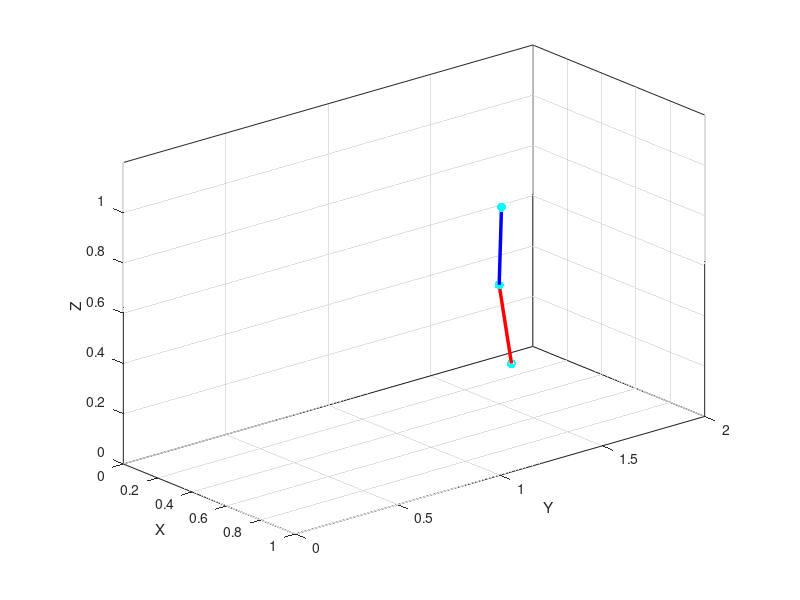
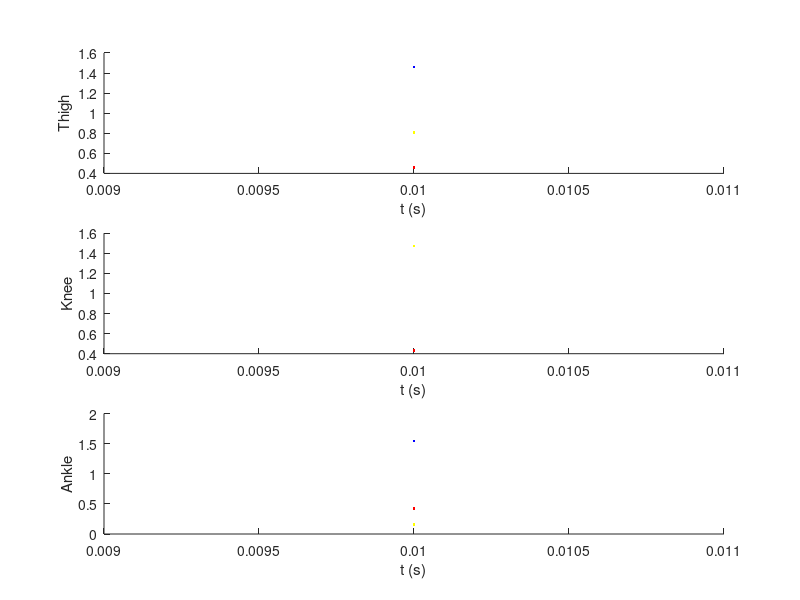

Source code (MATLAB) for these figures, in order: (Note: this script raises an error after producing the figures.)
clear all; clc; close all;
%% load data
load DataBase_KneeFlexion_mocap ankle_position_mocap knee_position_mocap thigh_position_mocap mocap_time triggerBound_mocap
ankle_position_mocap = ankle_position_mocap(triggerBound_mocap(1):end,:)/1000;
knee_position_mocap = knee_position_mocap(triggerBound_mocap(1):end,:)/1000;
thigh_position_mocap = thigh_position_mocap(triggerBound_mocap(1):end,:)/1000;
%% declare some values
dataNum = size(ankle_position_mocap,1);
buffSize = 1000;
buffAnkle = [];
buffThigh = [];
buffKnee = [];
fHandle1 = figure(1);
XPoints = [ankle_position_mocap(1,1),knee_position_mocap(1,1),thigh_position_mocap(1,1)];
YPoints = [ankle_position_mocap(1,2),knee_position_mocap(1,2),thigh_position_mocap(1,2)];
ZPoints = [ankle_position_mocap(1,3),knee_position_mocap(1,3),thigh_position_mocap(1,3)];
%% generate animation
segmentHandle1 = line(XPoints(1:2),YPoints(1:2),ZPoints(1:2),'color','r','LineWidth',2.5);
segmentHandle2 = line(XPoints(2:3),YPoints(2:3),ZPoints(2:3),'color','b','LineWidth',2.5);
pointsHandle = line(XPoints,YPoints,ZPoints,'Marker','.','MarkerSize',20,'LineStyle','none','Color','c');
axis equal
box on
grid on
axisValue = [0 1 0 2 0 1.2];
viewPoint = [50 20];
set(fHandle1,'Position',[403 20 1120 840])
xlabel('X')
ylabel('Y')
zlabel('Z')
fHandle2 = figure(2);
set(fHandle2,'Position',[900 20 1120 840])
subplot(311)
positionThighHandle1 = line(mocap_time(1),thigh_position_mocap(1,1),'LineStyle','-','Color','r');
positionThighHandle2 = line(mocap_time(1),thigh_position_mocap(1,2),'LineStyle','-','Color','b');
positionThighHandle3 = line(mocap_time(1),thigh_position_mocap(1,3),'LineStyle','-','Color','y');
xlabel('t (s)')
ylabel('Thigh')
subplot(312)
positionKneeHandle1 = line(mocap_time(1),knee_position_mocap(1,1),'LineStyle','-','Color','r');
positionKneeHandle2 = line(mocap_time(1),knee_position_mocap(1,2),'LineStyle','-','Color','b');
positionKneeHandle3 = line(mocap_time(1),knee_position_mocap(1,2),'LineStyle','-','Color','y');
xlabel('t (s)')
ylabel('Knee')
subplot(313)
positionAnkleHandle1 = line(mocap_time(1),ankle_position_mocap(1,1),'LineStyle','-','Color','r');
positionAnkleHandle2 = line(mocap_time(1),ankle_position_mocap(1,2),'LineStyle','-','Color','b');
positionAnkleHandle3 = line(mocap_time(1),ankle_position_mocap(1,3),'LineStyle','-','Color','y');
xlabel('t (s)')
ylabel('Ankle')
for i=1:dataNum
    if mod(i,8)==1
        figure(fHandle1)
        XPoints = [ankle_position_mocap(i,1),knee_position_mocap(i,1),thigh_position_mocap(i,1)];
        YPoints = [ankle_position_mocap(i,2),knee_position_mocap(i,2),thigh_position_mocap(i,2)];
        ZPoints = [ankle_position_mocap(i,3),knee_position_mocap(i,3),thigh_position_mocap(i,3)];
        set(segmentHandle1,'XData',XPoints(1:2),'YData',YPoints(1:2),'ZData',ZPoints(1:2));
        set(segmentHandle2,'XData',XPoints(2:3),'YData',YPoints(2:3),'ZData',ZPoints(2:3));
        set(pointsHandle,'XData',XPoints,'YData',YPoints,'ZData',ZPoints);
        axis(axisValue)
        view(viewPoint)
        f1 = getframe;
        f1=frame2im(f1);
        [X,map]=rgb2ind(f1,256);
        if i==1
            imwrite(X,map,'motion3D.gif','Loopcount',inf,'DelayTime',0.05);
        else
            imwrite(X,map,'motion3D.gif','WriteMode','Append','DelayTime',0.05);
        end
    end
    
    figure(fHandle2)
    if size(buffAnkle,1)<buffSize
        buffAnkle = [buffAnkle;ankle_position_mocap(i,:)];
        buffKnee = [buffKnee;knee_position_mocap(i,:)];
        buffThigh = [buffThigh;thigh_position_mocap(i,:)];
    else
        buffAnkle(1:end-1,:) = buffAnkle(2:end,:);
        buffKnee(1:end-1,:) = buffKnee(2:end,:);
        buffThigh(1:end-1,:) = buffThigh(2:end,:);
        buffAnkle(end,:) = ankle_position_mocap(i,:);
        buffKnee(end,:) = knee_position_mocap(i,:);
        buffThigh(end,:) = thigh_position_mocap(i,:);
    end
    subplot(311)
    set(positionThighHandle1,'XData',mocap_time(i-size(buffAnkle,1)+1:i),'YData',buffThigh(:,1));
    set(positionThighHandle2,'XData',mocap_time(i-size(buffAnkle,1)+1:i),'YData',buffThigh(:,2));
    set(positionThighHandle3,'XData',mocap_time(i-size(buffAnkle,1)+1:i),'YData',buffThigh(:,3));
    f1 = getframe;
    f1=frame2im(f1);
    [X1,map1]=rgb2ind(f1,256);
    subplot(312)
    set(positionKneeHandle1,'XData',mocap_time(i-size(buffKnee,1)+1:i),'YData',buffKnee(:,1));
    set(positionKneeHandle2,'XData',mocap_time(i-size(buffKnee,1)+1:i),'YData',buffKnee(:,2));
    set(positionKneeHandle3,'XData',mocap_time(i-size(buffKnee,1)+1:i),'YData',buffKnee(:,3));
    f2 = getframe;
    f2=frame2im(f2);
    [X2,map2]=rgb2ind(f2,256);
    subplot(313)
    set(positionAnkleHandle1,'XData',mocap_time(i-size(buffThigh,1)+1:i),'YData',buffAnkle(:,1));
    set(positionAnkleHandle2,'XData',mocap_time(i-size(buffThigh,1)+1:i),'YData',buffAnkle(:,2));
    set(positionAnkleHandle3,'XData',mocap_time(i-size(buffThigh,1)+1:i),'YData',buffAnkle(:,3));
    f3 = getframe;
    f3=frame2im(f3);
    [X3,map3]=rgb2ind(f3,256);
    if mod(i,8)==1
        if i==1
            imwrite(X1,map1,'motionSignals1.gif', 'Loopcount',inf,'DelayTime',0.05);
            imwrite(X2,map2,'motionSignals2.gif', 'Loopcount',inf,'DelayTime',0.05);
            imwrite(X3,map3,'motionSignals3.gif', 'Loopcount',inf,'DelayTime',0.05);
        else
            imwrite(X1,map1,'motionSignals1.gif','WriteMode','Append','DelayTime',0.05);
            imwrite(X2,map2,'motionSignals2.gif','WriteMode','Append','DelayTime',0.05);
            imwrite(X3,map3,'motionSignals3.gif','WriteMode','Append','DelayTime',0.05);
        end
    end
end
